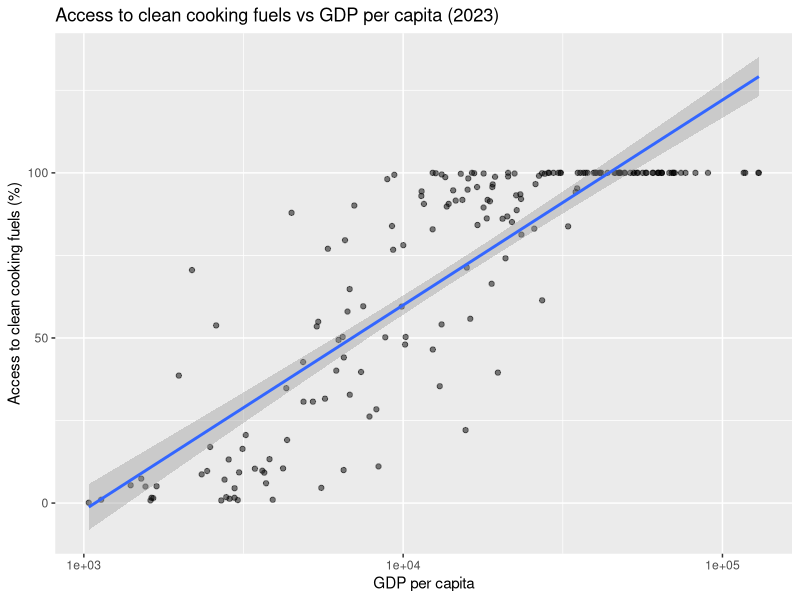
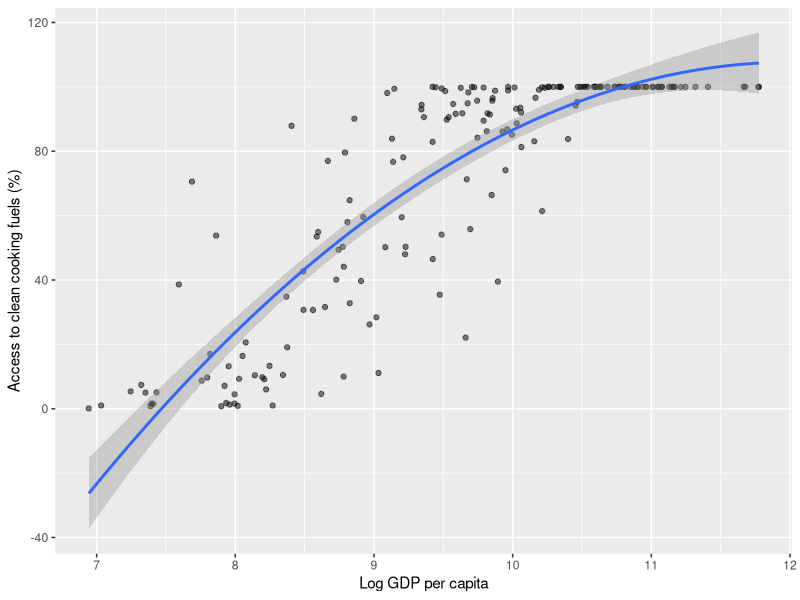

Generate these figures, in order, with R:
## ---- chunk 1
library(tidyverse)
data <- read_csv("access-to-clean-fuels-for-cooking-vs-gdp-per-capita.csv")

data_2023 <- data |>
  filter(Year == 2023)

ggplot(data_2023, aes(x = `GDP per capita`,
                      y = `Access to clean fuels and technologies for cooking`)) +
  geom_point(alpha = 0.5) +
  geom_smooth(method = "lm") +
  scale_x_log10() +
  labs(x = "GDP per capita",
       y = "Access to clean cooking fuels (%)",
       title = "Access to clean cooking fuels vs GDP per capita (2023)")

## ---- chunk 2
# Add income group column
data <- data |>
  mutate(income_group = case_when(
    `GDP per capita` < 1000  ~ "Low income",
    `GDP per capita` < 12000 ~ "Middle income",
    TRUE                     ~ "High income"
  ))|>
  filter(`Access to clean fuels and technologies for cooking` <= 100)  # remove bad values
## ---- chunk 3
model1 <- lm(`Access to clean fuels and technologies for cooking` ~ 
              log(`GDP per capita`), 
            data = data_2023)
summary(model1)
## ---- chunk 4
library(tidyverse)
data_2023 <- data_2023 |>
  mutate(log_gdp = log(`GDP per capita`))

ggplot(data_2023, aes(x = log_gdp,
                      y = `Access to clean fuels and technologies for cooking`)) +
  geom_point(alpha = 0.5) +
  stat_smooth(method = "lm",
              formula = y ~ x + I(x^2)) +
  labs(x = "Log GDP per capita",
       y = "Access to clean cooking fuels (%)")
## ---- chunk 5
model2 <- lm(`Access to clean fuels and technologies for cooking` ~ log(`GDP per capita`) + I(log(`GDP per capita`)^2),
             data = data_2023)
summary(model2)
## ---- chunk 6
anova(model1, model2)
## ---- chunk 7
library(readr)
share_of_rural_population_with_electricity_access_vs_share_of_total_population_with_electricity_access <- read_csv("share-of-rural-population-with-electricity-access-vs-share-of-total-population-with-electricity-access.csv")
## ---- chunk 8
rural_vs_urban <- share_of_rural_population_with_electricity_access_vs_share_of_total_population_with_electricity_access
## ---- chunk 9
rural_vs_urban_2023 <- rural_vs_urban |>
  filter(Year == 2023)
## ---- chunk 10
rural_vs_urban_2023 <- as.data.frame(rural_vs_urban_2023)
## ---- chunk 11
joined_data <- full_join(data_2023, rural_vs_urban_2023, by = "Entity")
## ---- chunk 12
joined_data <- joined_data |>
  mutate(rural_urban_gap = `Share of urban population with access` - 
          `Share of rural population with access`)
## ---- chunk 13
model <- lm (`Access to clean fuels and technologies for cooking`~ log_gdp + rural_urban_gap, data = joined_data)
summary(model)
